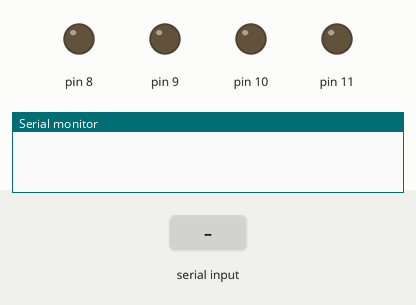
Simulated run of this sketch. Board: Arduino Uno, built with avr-gcc and run on an emulated ATmega328P. On the bench: output pins drawn as LEDs (lit = HIGH), the last lines printed to the serial monitor. The inputs (shaded band) are chosen by the test bench.

Above: at 1.2 s.
1.3 s: "w" received over Serial
At 2.4 s:
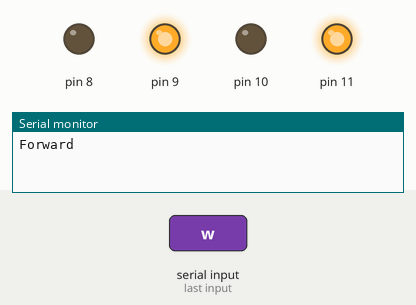
2.8 s: "s" received over Serial
At 3.5 s:
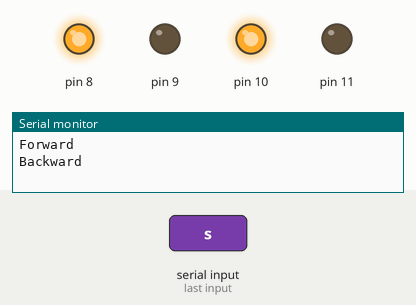
4.3 s: "a" received over Serial
At 4.7 s:
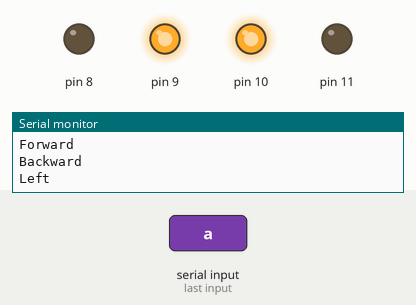
5.8 s: "d" received over Serial
At 7.0 s:
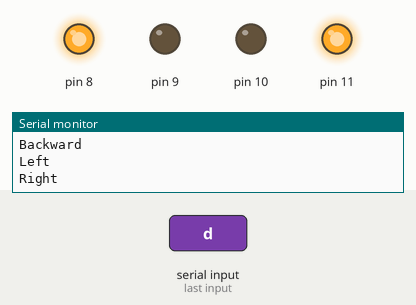
7.3 s: "q" received over Serial
At 8.2 s:
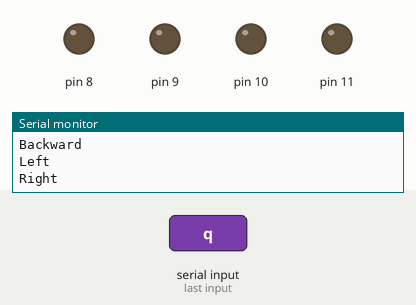
Timing chart, 0 to 9.8 s (numbered marks = the images above; inputs shaded):
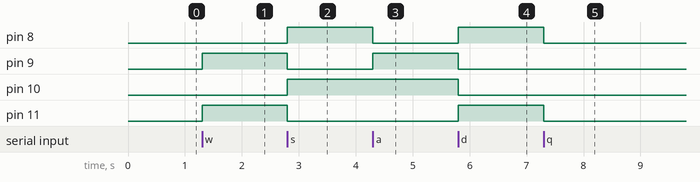

Measured:
- after the input at 1.3 s, pin 9, pin 11: LOW → HIGH at once
- after the input at 2.8 s, pin 8, pin 10: LOW → HIGH at once; pin 9, pin 11: HIGH → LOW at once
- after the input at 4.3 s, pin 8: HIGH → LOW at once; pin 9: LOW → HIGH at once
- after the input at 5.8 s, pin 8, pin 11: LOW → HIGH at once; pin 9, pin 10: HIGH → LOW at once
- after the input at 7.3 s, pin 8, pin 11: HIGH → LOW at once

The sketch:

CarControlled.ino
```cpp
int lstat = 0;
void setup()
{
  Serial.begin(9600);
  pinMode(8, OUTPUT);
  pinMode(9, OUTPUT);
  pinMode(10, OUTPUT);
  pinMode(11, OUTPUT);
}
void forward()
{
  Serial.println("Forward");
  digitalWrite(8, LOW);
  digitalWrite(9, HIGH);
  digitalWrite(10, LOW);
  digitalWrite(11, HIGH);
}
void backward()
{
  Serial.println("Backward");
  digitalWrite(8, HIGH);
  digitalWrite(9, LOW);
  digitalWrite(10, HIGH);
  digitalWrite(11, LOW);
}
void left()
{
  Serial.println("Left");
  digitalWrite(8, LOW);
  digitalWrite(9, HIGH);
  digitalWrite(10, HIGH);
  digitalWrite(11, LOW);
}
void right()
{
  Serial.println("Right");
  digitalWrite(8, HIGH);
  digitalWrite(9, LOW);
  digitalWrite(10, LOW);
  digitalWrite(11, HIGH);
}
void loop()
{
  if(Serial.available())
  {
    switch(Serial.read())
    {
      case 'w':
        forward();
        break;
      case 's':
        backward();
        break;
      case 'a':
        left();
        break;
      case 'd':
        right();
        break;
      case 'q':
        digitalWrite(8, LOW);
        digitalWrite(9, LOW);
        digitalWrite(10, LOW);
        digitalWrite(11, LOW);
        break;
      case 'o':
        if(lstat == 0)
        {
          digitalWrite(7, HIGH);
          lstat = 1;
        }
        else if(lstat == 1)
        {
          digitalWrite(7, LOW);
          lstat = 0;
        }
        break;
    }
  }
}
```
